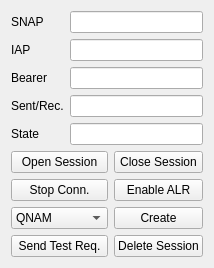
<?xml version="1.0" encoding="UTF-8"?>
<ui version="4.0">
 <class>SessionTab</class>
 <widget class="QWidget" name="SessionTab">
  <property name="geometry">
   <rect>
    <x>0</x>
    <y>0</y>
    <width>192</width>
    <height>262</height>
   </rect>
  </property>
  <layout class="QVBoxLayout" name="verticalLayout">
   <item>
    <layout class="QFormLayout" name="formLayout">
     <item row="0" column="0">
      <widget class="QLabel" name="snapLabel">
       <property name="text">
        <string>SNAP</string>
       </property>
      </widget>
     </item>
     <item row="0" column="1">
      <widget class="QLineEdit" name="snapLineEdit">
       <property name="readOnly">
        <bool>true</bool>
       </property>
      </widget>
     </item>
     <item row="1" column="0">
      <widget class="QLabel" name="iapLabel">
       <property name="text">
        <string>IAP</string>
       </property>
      </widget>
     </item>
     <item row="1" column="1">
      <widget class="QLineEdit" name="iapLineEdit">
       <property name="enabled">
        <bool>true</bool>
       </property>
       <property name="readOnly">
        <bool>true</bool>
       </property>
      </widget>
     </item>
     <item row="2" column="0">
      <widget class="QLabel" name="bearerLabel">
       <property name="text">
        <string>Bearer</string>
       </property>
      </widget>
     </item>
     <item row="2" column="1">
      <widget class="QLineEdit" name="bearerLineEdit">
       <property name="readOnly">
        <bool>true</bool>
       </property>
      </widget>
     </item>
     <item row="3" column="0">
      <widget class="QLabel" name="sentRecDataLabel">
       <property name="text">
        <string>Sent/Rec.</string>
       </property>
      </widget>
     </item>
     <item row="3" column="1">
      <widget class="QLineEdit" name="sentRecDataLineEdit">
       <property name="readOnly">
        <bool>true</bool>
       </property>
      </widget>
     </item>
     <item row="4" column="0">
      <widget class="QLabel" name="stateLabel">
       <property name="text">
        <string>State</string>
       </property>
      </widget>
     </item>
     <item row="4" column="1">
      <widget class="QLineEdit" name="stateLineEdit">
       <property name="readOnly">
        <bool>true</bool>
       </property>
      </widget>
     </item>
    </layout>
   </item>
   <item>
    <layout class="QGridLayout" name="gridLayout">
     <item row="0" column="0">
      <widget class="QPushButton" name="openSessionButton">
       <property name="text">
        <string>Open Session</string>
       </property>
      </widget>
     </item>
     <item row="0" column="1">
      <widget class="QPushButton" name="closeSessionButton">
       <property name="text">
        <string>Close Session</string>
       </property>
      </widget>
     </item>
     <item row="1" column="0">
      <widget class="QPushButton" name="stopConnectionButton">
       <property name="text">
        <string>Stop Conn.</string>
       </property>
      </widget>
     </item>
     <item row="1" column="1">
      <widget class="QPushButton" name="alrButton">
       <property name="text">
        <string>Enable ALR</string>
       </property>
      </widget>
     </item>
     <item row="3" column="0">
      <widget class="QPushButton" name="sendRequestButton">
       <property name="text">
        <string>Send Test Req.</string>
       </property>
      </widget>
     </item>
     <item row="2" column="1">
      <widget class="QPushButton" name="createQNetworkAccessManagerButton">
       <property name="text">
        <string>Create</string>
       </property>
      </widget>
     </item>
     <item row="2" column="0">
      <widget class="QComboBox" name="comboBox">
       <item>
        <property name="text">
         <string>QNAM</string>
        </property>
       </item>
       <item>
        <property name="text">
         <string>QTcpSocket</string>
        </property>
       </item>
       <item>
        <property name="text">
         <string>QHttp</string>
        </property>
       </item>
      </widget>
     </item>
     <item row="3" column="1">
      <widget class="QPushButton" name="deleteSessionButton">
       <property name="text">
        <string>Delete Session</string>
       </property>
      </widget>
     </item>
    </layout>
   </item>
  </layout>
 </widget>
 <resources/>
 <connections>
  <connection>
   <sender>comboBox</sender>
   <signal>currentIndexChanged(QString)</signal>
   <receiver>SessionTab</receiver>
   <slot>on_dataObjectChanged(QString)</slot>
   <hints>
    <hint type="sourcelabel">
     <x>40</x>
     <y>211</y>
    </hint>
    <hint type="destinationlabel">
     <x>10</x>
     <y>258</y>
    </hint>
   </hints>
  </connection>
 </connections>
 <slots>
  <slot>on_dataObjectChanged(QString)</slot>
 </slots>
</ui>
